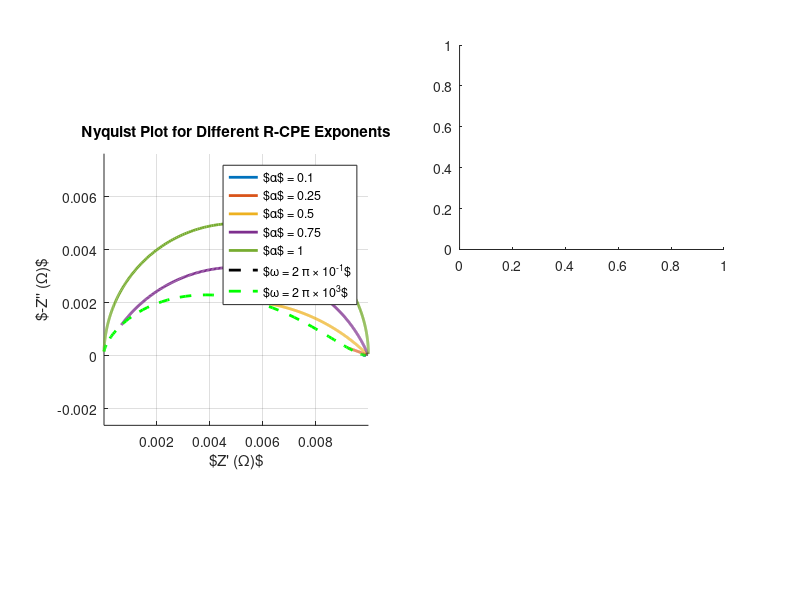

Write the MATLAB code that produced this figure. (Note: this script raises an error after producing the figure.)
clear all
close all

% Frequency range
f_exponent_h = 3;
f_exponent_l = -1;

f = logspace(f_exponent_l, f_exponent_h, 500);   % Hz
w = 2*pi*f;
R = 0.01;

% different a

alphas = [0.1 0.25 0.5  0.75 1];
Q = 1;

figure
set(gcf, 'Position', [50 50 1200 500])
subplot(1,2,1)

hold on
for a = alphas
    Z = 1 ./ (1/R + Q*(1j*w).^a);
%     Z = 1 ./ (Q * (1j*w).^a);
    plot(real(Z), -imag(Z), 'LineWidth', 2, ...
         'DisplayName', ['$\alpha$ = ' num2str(a)])
end
axis equal
grid on

% LF 

a = linspace(0.01,1,100);
f = 10^(f_exponent_l);
w = 2*pi*f;

Z = 1 ./ (1/R + Q*(1j*w).^a);
plot(real(Z), -imag(Z), 'k--', 'LineWidth', 2, ...
         'DisplayName', ['$\omega = 2 \pi \times 10^{' num2str(f_exponent_l) '}$'])
     
% HF 
f = 10^(f_exponent_h);
w = 2*pi*f;

Z = 1 ./ (1/R + Q*(1j*w).^a);
plot(real(Z), -imag(Z), 'g--', 'LineWidth', 2, ...
         'DisplayName', ['$\omega = 2 \pi \times 10^{' num2str(f_exponent_h) '}$'])
     
legend show
grid on
xlabel('$Z'' (\Omega)$')
ylabel('$-Z'''' (\Omega)$')
legend 
axis equal
title('Nyquist Plot for Different R-CPE Exponents')

%%

% Frequency range
f = logspace(-2, 5, 500);   % Hz
w = 2*pi*f;

% CPE parameters

% CPE impedance
% Z = 1 ./ (Q * (1j*w).^alpha);
% alphas = [0.75 1];

% figure

subplot(2,2,2)
ax = gca;
ax.XScale = 'log';
ax.YScale = 'log';
hold on
for a = alphas
    Z = 1 ./ (1/R + Q*(1j*w).^a);
    loglog(f, abs(Z), 'LineWidth', 2, ...
         'DisplayName', ['$\alpha$ = ' num2str(a)])
end

get(gca,'XScale'), get(gca,'YScale')

grid on
ylabel('$|Z|$ ($\Omega$)')
title('Bode Plot of CPE')

subplot(2,2,4)
ax = gca;
ax.XScale = 'log';
ax.YScale = 'log';
hold on
for a = alphas
    Z = 1 ./ (1/R + Q*(1j*w).^a);
    semilogx(f, angle(Z)*180/pi, 'LineWidth', 2, ...
         'DisplayName', ['$\alpha$ = ' num2str(a)])
end

grid on
xlabel('Frequency (Hz)')
ylabel('Phase (deg)')
